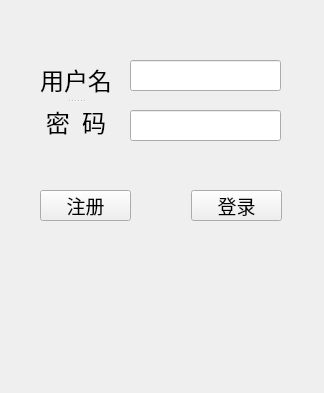
<?xml version="1.0" encoding="UTF-8"?>
<ui version="4.0">
 <class>LoginFormClass</class>
 <widget class="QWidget" name="LoginFormClass">
  <property name="enabled">
   <bool>true</bool>
  </property>
  <property name="geometry">
   <rect>
    <x>0</x>
    <y>0</y>
    <width>324</width>
    <height>393</height>
   </rect>
  </property>
  <property name="minimumSize">
   <size>
    <width>324</width>
    <height>393</height>
   </size>
  </property>
  <property name="maximumSize">
   <size>
    <width>324</width>
    <height>393</height>
   </size>
  </property>
  <property name="windowTitle">
   <string>EDClient</string>
  </property>
  <widget class="QLineEdit" name="lineEdit_user">
   <property name="geometry">
    <rect>
     <x>130</x>
     <y>60</y>
     <width>151</width>
     <height>31</height>
    </rect>
   </property>
  </widget>
  <widget class="QLineEdit" name="lineEdit_pwd">
   <property name="geometry">
    <rect>
     <x>130</x>
     <y>110</y>
     <width>151</width>
     <height>31</height>
    </rect>
   </property>
  </widget>
  <widget class="QPushButton" name="pushButton_login">
   <property name="geometry">
    <rect>
     <x>191</x>
     <y>190</y>
     <width>91</width>
     <height>31</height>
    </rect>
   </property>
   <property name="font">
    <font>
     <family>宋体</family>
     <pointsize>14</pointsize>
    </font>
   </property>
   <property name="text">
    <string>登录</string>
   </property>
  </widget>
  <widget class="QPushButton" name="pushButton_register">
   <property name="geometry">
    <rect>
     <x>40</x>
     <y>190</y>
     <width>91</width>
     <height>31</height>
    </rect>
   </property>
   <property name="font">
    <font>
     <family>宋体</family>
     <pointsize>14</pointsize>
    </font>
   </property>
   <property name="text">
    <string>注册</string>
   </property>
  </widget>
  <widget class="QSplitter" name="splitter">
   <property name="geometry">
    <rect>
     <x>40</x>
     <y>60</y>
     <width>72</width>
     <height>81</height>
    </rect>
   </property>
   <property name="orientation">
    <enum>Qt::Vertical</enum>
   </property>
   <widget class="QLabel" name="label_user">
    <property name="font">
     <font>
      <family>宋体</family>
      <pointsize>18</pointsize>
      <bold>false</bold>
     </font>
    </property>
    <property name="text">
     <string>用户名</string>
    </property>
    <property name="alignment">
     <set>Qt::AlignCenter</set>
    </property>
   </widget>
   <widget class="QLabel" name="label_pwd">
    <property name="font">
     <font>
      <family>宋体</family>
      <pointsize>18</pointsize>
     </font>
    </property>
    <property name="text">
     <string>密  码</string>
    </property>
    <property name="alignment">
     <set>Qt::AlignCenter</set>
    </property>
   </widget>
  </widget>
  <widget class="QLabel" name="label_prompt">
   <property name="geometry">
    <rect>
     <x>40</x>
     <y>140</y>
     <width>241</width>
     <height>31</height>
    </rect>
   </property>
   <property name="text">
    <string/>
   </property>
  </widget>
 </widget>
 <layoutdefault spacing="6" margin="11"/>
 <resources/>
 <connections/>
</ui>
